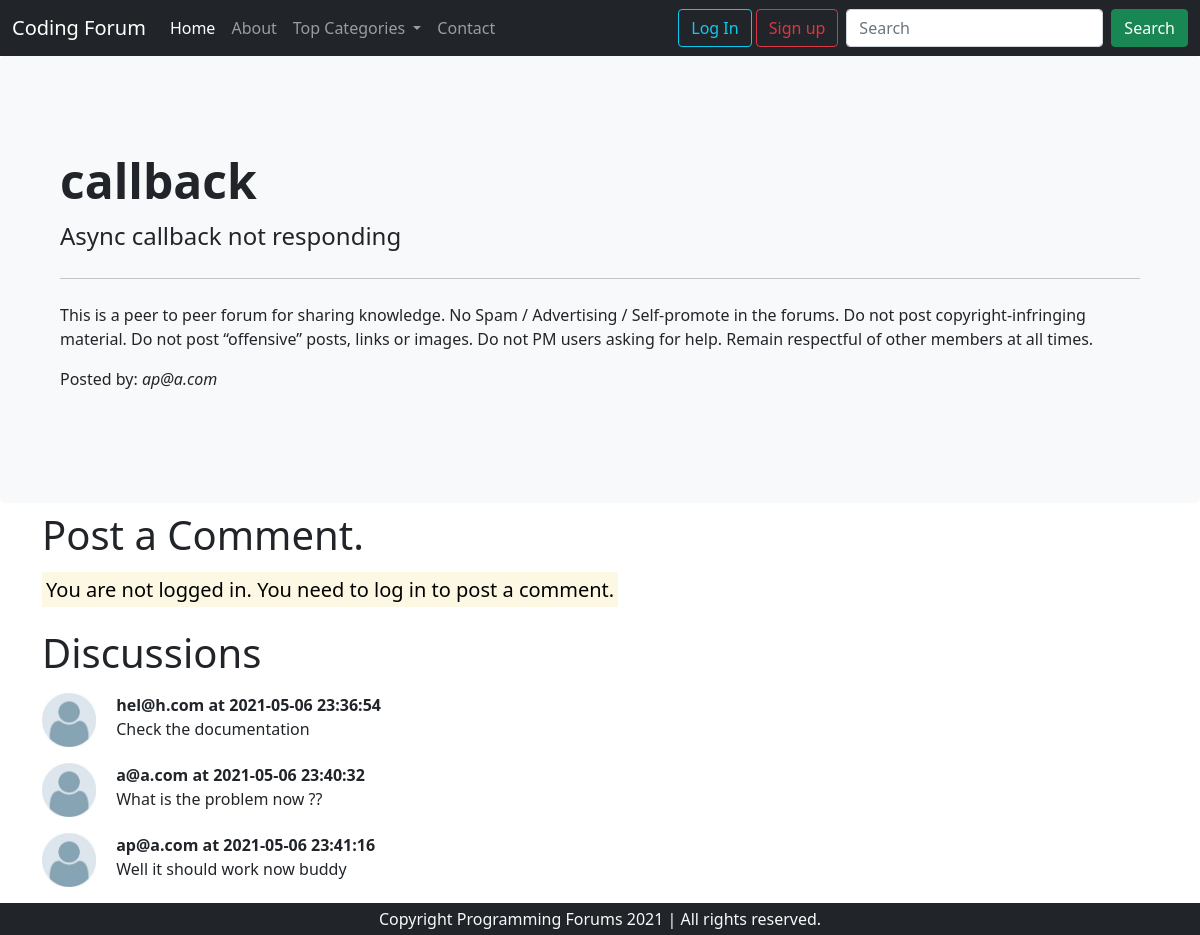
The app's page /thread.php?threadid=7 with its own data.
### tables this page shows
CREATE TABLE `threads` (
  `t_id` int(7) NOT NULL,
  `t_title` varchar(255) NOT NULL,
  `t_desc` text NOT NULL,
  `t_cat_id` int(7) NOT NULL,
  `t_user_id` int(7) NOT NULL,
  `timestamp` datetime NOT NULL DEFAULT current_timestamp()
);

CREATE TABLE `users` (
  `sno` int(8) NOT NULL,
  `user_email` varchar(255) NOT NULL,
  `user_pass` varchar(255) NOT NULL,
  `timestamp` datetime NOT NULL DEFAULT current_timestamp()
);

CREATE TABLE `comments` (
  `comment_id` int(8) NOT NULL,
  `comment_content` text NOT NULL,
  `thread_id` int(8) NOT NULL,
  `comment_by` int(8) NOT NULL,
  `comment_time` datetime NOT NULL DEFAULT current_timestamp()
);

### thread.php (the view, shortened to what this page needs)
<!doctype html>
<html lang="en">
<head>
    <link href="https://cdn.jsdelivr.net/npm/bootstrap@5.0.0-beta3/dist/css/bootstrap.min.css" rel="stylesheet"
>
</head>
<body>
    <?php include 'partials/_dbconnect.php' ?>
    <?php include 'partials/_header.php' ?>
    <?php
    $id = $_GET['threadid'];
    $sql = "SELECT * FROM `threads` WHERE t_id=$id";
    $result = mysqli_query($conn, $sql);
    while($row = mysqli_fetch_assoc($result)){
        $title = $row['t_title'];
        $desc = $row['t_desc'];
        $thread_user_id = $row['t_user_id'];
        $sql2 = "select user_email from `users` where sno=$thread_user_id";
        $result2 = mysqli_query($conn, $sql2);
        $row2 = mysqli_fetch_assoc($result2);
        $posted_by = $row2['user_email'];
    }
    ?>
    <div class="p-5 bg-light rounded-3">
        <div class="container py-5">
            <h1 class="display-5 fw-bold"><?php echo $title;?></h1>
            <p class="col-md-8 fs-4">
                <?php echo $desc;?>
            </p>
            <hr class="my-4">
            <p>This is a peer to peer forum for sharing knowledge.
                No Spam / Advertising / Self-promote in the forums.
                Do not post copyright-infringing material.
                Do not post “offensive” posts, links or images.
                Do not PM users asking for help.
                Remain respectful of other members at all times.</p>
            <p>Posted by: <em><?php echo $posted_by;?></em></p>
        </div>
    </div>
    <?php
    if(isset($_SESSION['loggedin']) && $_SESSION['loggedin']==true){
        echo '<div class="container">
        <h1 class="py-2">
            Post a Comment
        </h1>
        <form action="'. $_SERVER['REQUEST_URI'] .'" method="post">
            <div class="mb-3">
                <label for="comment" class="form-label">Type your comment</label>
                <textarea class="form-control" id="comment" name="comment" rows="3"></textarea>
                <input type="hidden" name="sno" value="'.$_SESSION['sno'].'">
             </div>
            <button type="submit" class="btn btn-success">Post comment</button>
        </form>
    </div>';
    }
    else {
        echo '<div class="container">
        <h1 class="py-2">
            Post a Comment.
        </h1>
        <p class="lead"><mark>You are not logged in. You need to log in to post a comment.</mark></p>
    </div>';
    }
    ?>
    <div class="container mb-5">
        <h1 class="py-2">
            Discussions
        </h1>
        <?php
    $id = $_GET['threadid'];
    $sql = "SELECT * FROM `comments` WHERE thread_id =$id";
    $result = mysqli_query($conn, $sql);
    while($row = mysqli_fetch_assoc($result)){
        $content = $row['comment_content'];
        $time = $row['comment_time'];
        $thread_user_id = $row['comment_by'];
        $sql2 = "select user_email from `users` where sno=$thread_user_id";
        $result2 = mysqli_query($conn, $sql2);
        $row2 = mysqli_fetch_assoc($result2);
        echo '<div class="d-flex mb-3 mb-2">
            <div class="flex-shrink-0">
                <img src="/forum/img/user.jpg" width="54px" alt="...">
            </div>
            &nbsp;
            <div class="flex-grow-1 ms-3">
            <p class="fw-bold my-0">'.$row2['user_email'].' at '.$time.'</p>
                '. $content .'
            </div>
        </div>';
    }
    ?>
    </div>
    <?php include 'partials/_footer.php' ?>
</body>
</html>

### records on screen
threads: t_title "callback", t_desc "Async callback not responding"
users: user_email "ap@a.com"
comments: users.user_email "hel@h.com", comment_time "2021-05-06 23:36:54", comment_content "Check the documentation"
comments: users.user_email "a@a.com", comment_time "2021-05-06 23:40:32", comment_content "What is the problem now ??"
comments: users.user_email "ap@a.com", comment_time "2021-05-06 23:41:16", comment_content "Well it should work now buddy"
